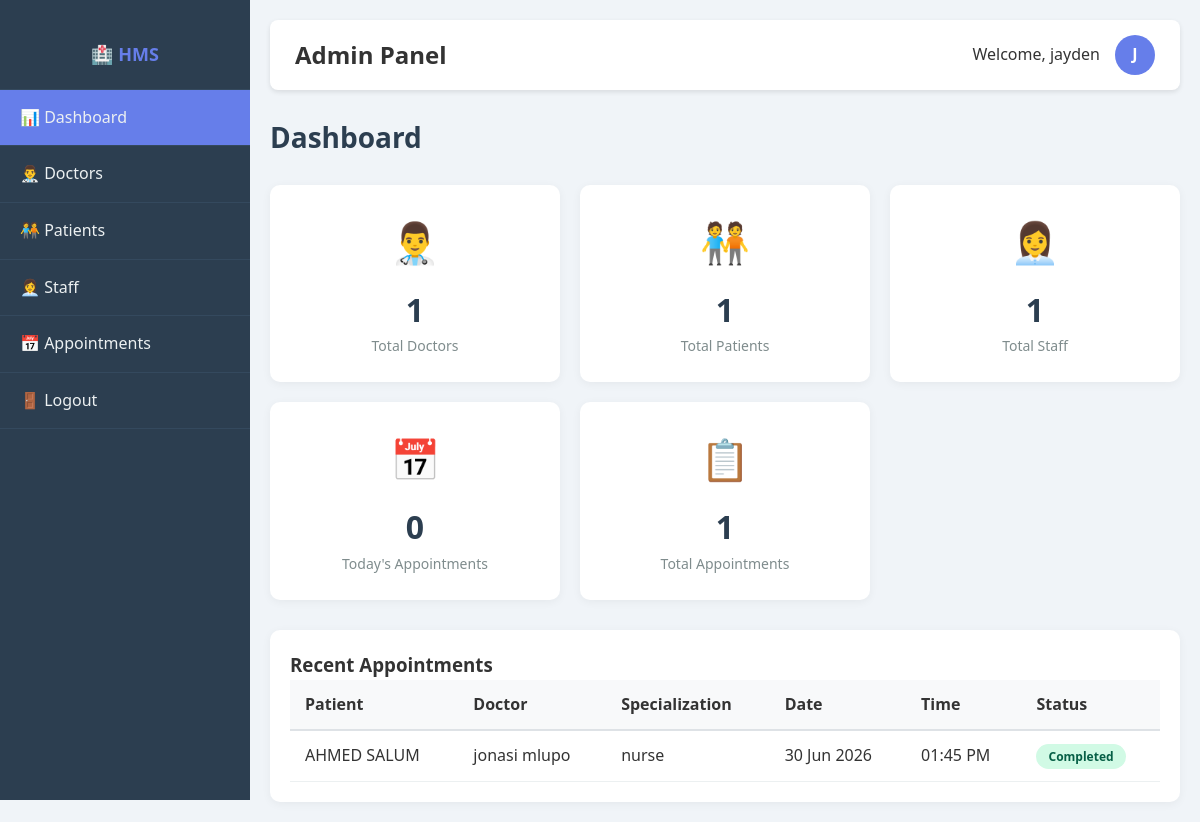
/dashboard.php (signed in), run on the app's committed database.
### tables this page shows
CREATE TABLE `appointments` (
  `id` int(11) NOT NULL,
  `patient_id` int(11) NOT NULL,
  `doctor_id` int(11) NOT NULL,
  `appointment_date` date NOT NULL,
  `appointment_time` time NOT NULL,
  `status` enum('scheduled','completed','cancelled','no-show') DEFAULT 'scheduled',
  `notes` text DEFAULT NULL,
  `created_at` timestamp NOT NULL DEFAULT current_timestamp()
);

CREATE TABLE `patients` (
  `id` int(11) NOT NULL,
  `first_name` varchar(50) NOT NULL,
  `last_name` varchar(50) NOT NULL,
  `date_of_birth` date NOT NULL,
  `gender` enum('Male','Female','Other') NOT NULL,
  `phone` varchar(20) DEFAULT NULL,
  `email` varchar(100) DEFAULT NULL,
  `address` text DEFAULT NULL,
  `emergency_contact` varchar(20) DEFAULT NULL,
  `medical_history` text DEFAULT NULL,
  `registration_date` timestamp NOT NULL DEFAULT current_timestamp()
);

CREATE TABLE `users` (
  `id` int(11) NOT NULL,
  `username` varchar(50) NOT NULL,
  `password` varchar(255) NOT NULL,
  `full_name` varchar(100) NOT NULL,
  `email` varchar(100) NOT NULL,
  `phone` varchar(20) DEFAULT NULL,
  `role` enum('admin','doctor','receptionist') NOT NULL,
  `created_at` timestamp NOT NULL DEFAULT current_timestamp()
);

CREATE TABLE `doctors` (
  `id` int(11) NOT NULL,
  `user_id` int(11) DEFAULT NULL,
  `specialization` varchar(100) NOT NULL,
  `license_number` varchar(50) NOT NULL,
  `experience_years` int(11) DEFAULT NULL,
  `consultation_fee` decimal(10,2) DEFAULT NULL,
  `available_days` varchar(100) DEFAULT NULL,
  `available_time` varchar(100) DEFAULT NULL
);

### dashboard.php (the view, shortened to what this page needs)
<?php
require_once '../config/database.php';
$stats = [];
$stmt = $conn->prepare("SELECT COUNT(*) as count FROM patients");
$stmt->execute();
$stats['patients'] = $stmt->get_result()->fetch_assoc()['count'];
$stmt = $conn->prepare("SELECT COUNT(*) as count FROM doctors");
$stmt->execute();
$stats['doctors'] = $stmt->get_result()->fetch_assoc()['count'];
$stmt = $conn->prepare("SELECT COUNT(*) as count FROM staff");
$stmt->execute();
$stats['staff'] = $stmt->get_result()->fetch_assoc()['count'];
$stmt = $conn->prepare("SELECT COUNT(*) as count FROM appointments WHERE appointment_date = CURDATE()");
$stmt->execute();
$stats['appointments_today'] = $stmt->get_result()->fetch_assoc()['count'];
$stmt = $conn->prepare("SELECT COUNT(*) as count FROM appointments");
$stmt->execute();
$stats['appointments'] = $stmt->get_result()->fetch_assoc()['count'];
$recent_appointments = $conn->query("
    SELECT a.*, p.first_name, p.last_name, d.specialization, u.full_name as doctor_name
    FROM appointments a
    JOIN patients p ON a.patient_id = p.id
    JOIN doctors d ON a.doctor_id = d.id
    JOIN users u ON d.user_id = u.id
    ORDER BY a.created_at DESC
    LIMIT 10
");
?>
<!DOCTYPE html>
<html lang="en">
<head>
    <link rel="stylesheet" href="../css/style.css">
</head>
<body>
    <div class="dashboard">
        <?php include '../includes/sidebar.php'; ?>
        <div class="main-content">
            <?php include '../includes/topbar.php'; ?>
            <div class="page-header">
                <h1>Dashboard</h1>
            </div>
            <div class="card-grid">
                <div class="card">
                    <div class="icon">👨‍⚕️</div>
                    <div class="number"><?php echo htmlspecialchars($stats['doctors']); ?></div>
                    <div class="label">Total Doctors</div>
                </div>
                <div class="card">
                    <div class="icon">🧑‍🤝‍🧑</div>
                    <div class="number"><?php echo htmlspecialchars($stats['patients']); ?></div>
                    <div class="label">Total Patients</div>
                </div>
                <div class="card">
                    <div class="icon">👩‍💼</div>
                    <div class="number"><?php echo htmlspecialchars($stats['staff']); ?></div>
                    <div class="label">Total Staff</div>
                </div>
                <div class="card">
                    <div class="icon">📅</div>
                    <div class="number"><?php echo htmlspecialchars($stats['appointments_today']); ?></div>
                    <div class="label">Today's Appointments</div>
                </div>
                <div class="card">
                    <div class="icon">📋</div>
                    <div class="number"><?php echo htmlspecialchars($stats['appointments']); ?></div>
                    <div class="label">Total Appointments</div>
                </div>
            </div>
            <div class="table-container">
                <h3>Recent Appointments</h3>
                <table>
                    <thead>
                        <tr>
                            <th>Patient</th>
                            <th>Doctor</th>
                            <th>Specialization</th>
                            <th>Date</th>
                            <th>Time</th>
                            <th>Status</th>
                        </tr>
                    </thead>
                    <tbody>
                        <?php if ($recent_appointments && $recent_appointments->num_rows > 0): ?>
                            <?php while ($row = $recent_appointments->fetch_assoc()): ?>
                                <tr>
                                    <td><?php echo htmlspecialchars($row['first_name'] . ' ' . $row['last_name']); ?></td>
                                    <td><?php echo htmlspecialchars($row['doctor_name']); ?></td>
                                    <td><?php echo htmlspecialchars($row['specialization']); ?></td>
                                    <td><?php echo date('d M Y', strtotime($row['appointment_date'])); ?></td>
                                    <td><?php echo date('h:i A', strtotime($row['appointment_time'])); ?></td>
                                    <td><span class="status status-<?php echo htmlspecialchars($row['status']); ?>"><?php echo ucfirst(htmlspecialchars($row['status'])); ?></span></td>
                                </tr>
                            <?php endwhile; ?>
                        <?php else: ?>
                            <tr>
                                <td colspan="6" class="text-center">No appointments found</td>
                            </tr>
                        <?php endif; ?>
                    </tbody>
                </table>
            </div>
        </div>
    </div>
</body>
</html>

### style.css (style rules this page uses)
* { margin: 0; padding: 0; box-sizing: border-box; }
body { font-family: 'Segoe UI', Tahoma, Geneva, Verdana, sans-serif; background: #f0f4f8; color: #333; line-height: 1.6; }
.dashboard { display: flex; min-height: 100vh; }
.main-content { margin-left: 250px; padding: 20px; width: 100%; }
.card-grid { display: grid; grid-template-columns: repeat(auto-fit, minmax(220px, 1fr)); gap: 20px; margin-bottom: 30px; }
.card { background: white; padding: 25px; border-radius: 10px; box-shadow: 0 2px 10px rgba(0,0,0,0.05); text-align: center; }
.card .icon { font-size: 40px; margin-bottom: 10px; }
.card .number { font-size: 32px; font-weight: bold; color: #2c3e50; }
.card .label { color: #7f8c8d; font-size: 14px; }
.table-container { background: white; padding: 20px; border-radius: 10px; box-shadow: 0 2px 10px rgba(0,0,0,0.05); overflow-x: auto; }
table { width: 100%; border-collapse: collapse; }
table th { background: #f8f9fa; padding: 12px 15px; text-align: left; font-weight: 600; border-bottom: 2px solid #dee2e6; }
table td { padding: 12px 15px; border-bottom: 1px solid #ecf0f1; }
.status { padding: 4px 12px; border-radius: 20px; font-size: 12px; font-weight: 600; }
.status-completed { background: #d1fae5; color: #065f46; }
.page-header { display: flex; justify-content: space-between; align-items: center; margin-bottom: 25px; }
.page-header h1 { font-size: 28px; color: #2c3e50; }

### data on the page
appointments: patient.last_name "AHMED SALUM", users.full_name "jonasi mlupo", doctor.specialization "nurse", appointment_date "30 Jun 2026", appointment_time "01:45 PM", status "Completed"

### other printed values
$role "Admin"
$full_name "jayden"
substr($full_name, 0, 1) "J"
$stats['doctors'] "1"
$stats['patients'] "1"
$stats['staff'] "1"
$stats['appointments_today'] "0"
$stats['appointments'] "1"
